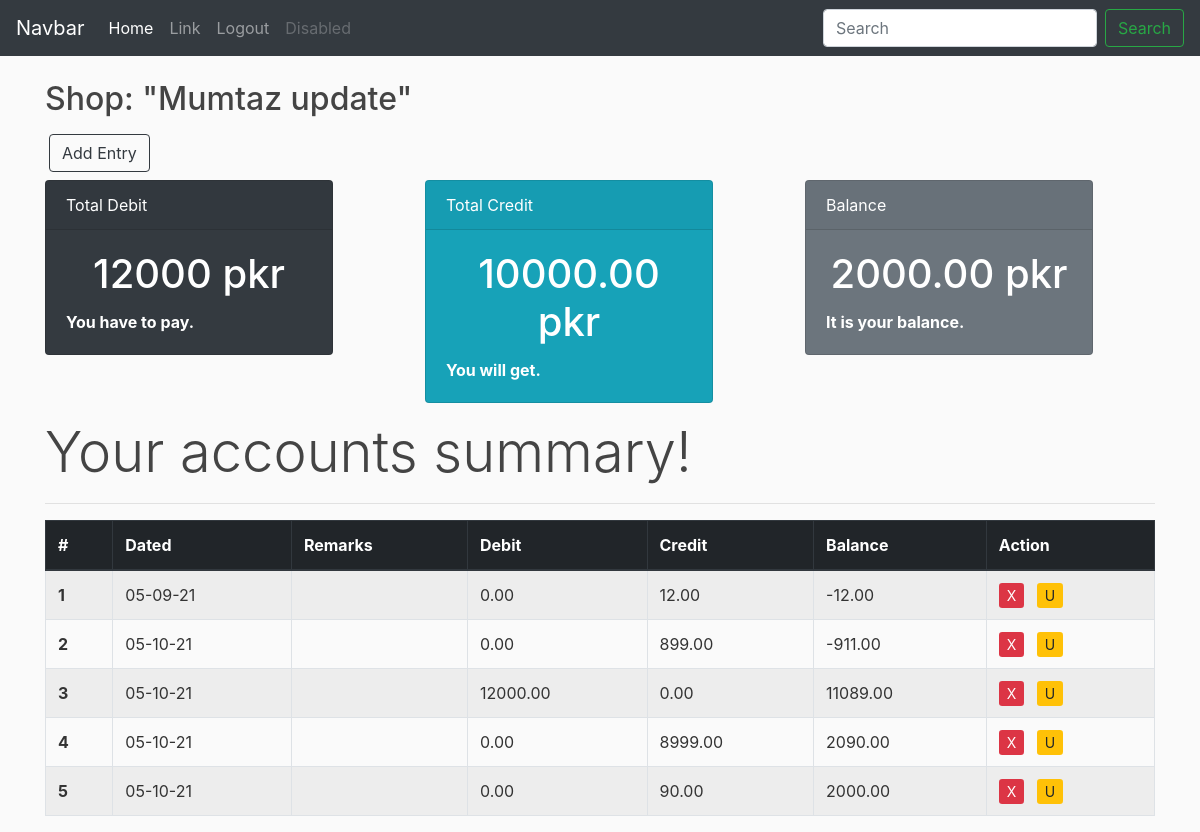
Screenshot of /shops/1/details/ with the database file from the repository.
### accounts/models.py (models this page shows, shortened)
class Shop(models.Model):
    user = models.ForeignKey(CustomUser, on_delete=models.CASCADE)
    name = models.CharField(blank=False, null=False, max_length=40)
    phone = PhoneNumberField(unique=True)
    address = models.CharField(max_length=100, blank=False, null=False)

class AccountDetail(models.Model):
    shop = models.ForeignKey(Shop, on_delete=models.CASCADE)
    account = models.ForeignKey(Account, on_delete=models.CASCADE)
    amount = models.DecimalField(max_digits=20, decimal_places=2)
    date = models.DateTimeField(blank=False, null=False, auto_now_add=True)
    remarks = models.TextField(max_length=500, blank=True)

### accounts/views.py (the view)
# urls.py: path('shops/<int:pk>/details/', ShopAccounts.as_view(),
class ShopAccounts(ListView):
    template_name = 'accounts/shop_account_details.html'
    context_object_name = 'entries'
    model = AccountDetail
    def get_queryset(self):
        u = self.request.user
        shop = Shop.objects.get(id=self.kwargs.get('pk'))
        ad = AccountDetail.objects.filter(shop=shop)
        d = {}
        d['data'] = ad.annotate(
            balance=Window(Sum(F'amount'),
                           order_by=F("date").asc(),
                           frame=RowRange(end=0))
        )
        d['shop'] = shop
        d['total_debit'] = ad.filter(amount__gt=0).aggregate(td=Sum('amount'))
        d['total_credit'] = ad.filter(amount__lt=0).aggregate(tc=Sum('amount'))
        d['total_balance'] = ad.aggregate(tb=Sum('amount'))
        return d

### accounts/templatetags/account_tags.py (called while the page is built)
@register.filter(name='makepos')
def absolute(number):
    if not (number == None):
        return abs(number)

@register.filter
def none_or_zero(input):
    return input if input else "0.00"

@register.filter
def two_decimal_places(input):
    if input:
        return round(input, 2)

### accounts/templates/accounts/shop_account_details.html
{% extends 'accounts/base.html' %}
{% load account_tags %}
{% block content %}
<div class="container-fluid">
    <div class="row">
        <div class="col">
            {% if user %}
              <h2>Shop: "{{entries.shop.name}}"</h2>
            {% else %}
              <h2>Welcome! Guest User</h2>
            {% endif %}
        </div>
    </div>
    <div class="row my-2 mx-1">
        {% if entries.shop.id %}
        <a href="{% url 'account:add-entry' entries.shop.id %}" class="btn btn-outline-dark">Add Entry</a>
        {% endif %}
    </div>
    <div class="row">
        <div class="col-md-4">
            <div class="card text-white bg-dark mb-3" style="max-width: 18rem;">
                <div class="card-header">
                    Total Debit
                </div>
                <div class="card-body">
                    <h1 class="card-title text-center text-white">
                      {{entries.total_debit.td|none_or_zero}}  pkr
                    </h1>
                  <p class="card-text font-weight-bold">You have to pay.</p>
                </div>
              </div>
        </div>
        <div class="col-md-4">
            <div class="card text-white bg-info mb-3" style="max-width: 18rem;">
                <div class="card-header">Total Credit</div>
                <div class="card-body">
                  <h1 class="card-title text-center text-white">{{entries.total_credit.tc|makepos|none_or_zero|two_decimal_places}} pkr</h1>
                  <p class="card-text font-weight-bold">You will get.</p>
                </div>
              </div>
        </div>
        <div class="col-md-4">
            <div class="card text-white bg-secondary mb-3" style="max-width: 18rem;">
                <div class="card-header">Balance</div>
                <div class="card-body">
                  <h1 class="card-title text-center text-white">{{entries.total_balance.tb|none_or_zero|two_decimal_places}} pkr</h1>
                  <p class="card-text font-weight-bold">It is your balance.</p>
                </div>
              </div>
        </div>
    </div>
    <div class="row">
        <div class="container">
            <h3 class=" display-4">Your accounts summary!</h3>
            <hr>
        </div>
    </div>
    <div class="row">
        <div class="container">
            <table class="table table-bordered table-striped table-hover">
                <thead class="thead-dark">
                  <tr>
                    <th scope="col">#</th>
                    <th scope="col">Dated</th>
                    <th scope="col">Remarks</th>
                    <th scope="col">Debit</th>
                    <th scope="col">Credit</th>
                    <th scope="col">Balance</th>
                    <th scope="col">Action</th>
                  </tr>
                </thead>
                <tbody>
                  {% for entry in entries.data %}
                    <tr>
                      <th scope="row">{{forloop.counter}}</th>
                      <td>{{entry.date|date:"m-d-y"}}</td>
                      <td>{{entry.remarks}}</td>
                      {% if entry.amount > 0 %}
                      <td>
                        {{entry.amount|makepos|two_decimal_places}}
                      </td>
                      {% else %}
                      <td>0.00</td>
                      {% endif %}
                      {% if entry.amount < 0 %}
                        <td>{{entry.amount|makepos|two_decimal_places}}</td>
                      {% else %}
                        <td>0.00</td>
                      {% endif %}
                      <td>{{entry.balance|two_decimal_places}}</td>
                      <td>
                        <a href="{% url 'account:delete-ad' entry.id %}" class="btn-sm btn-danger">X</a>
                        <a href="{% url 'account:update-ad' entry.id %}" class="ml-2 btn-sm btn-warning">U</a>
                      </td>
                    </tr>
                  {% endfor %}
                </tbody>
              </table>
        </div>
    </div>
</div>
{% endblock content %}

### accounts/templates/accounts/base.html (shortened to what this page needs)
{% load static %}
<!DOCTYPE html>
<html lang="en">
<head>
    <link rel="stylesheet" href="{% static 'account/css/bootstrap.css' %}">
    <link rel="stylesheet" href="{% static 'account/css/main.css' %}">
</head>
<body>
    <header>
        <nav class="navbar navbar-expand-lg navbar-dark bg-dark fixed-top">
            <a class="navbar-brand" href="#">Navbar</a>
            <div class="collapse navbar-collapse" id="navbarSupportedContent">
              <ul class="navbar-nav mr-auto">
                <li class="nav-item active">
                  <a class="nav-link" href="{% url 'account:home' %}">Home <span class="sr-only">(current)</span></a>
                </li>
                <li class="nav-item">
                  <a class="nav-link" href="#">Link</a>
                </li>
                {% if user %}
                  <li class="nav-item">
                    <a href="{% url 'user:logout' %}" class="nav-link">Logout</a>
                  </li>
                {% else %}
                <li class="nav-item">
                  <a href="{% url 'user:logout' %}" class="nav-link disabled">Logout</a>
                </li>
                {% endif %}
                <li class="nav-item">
                  <a class="nav-link disabled" href="#" tabindex="-1" aria-disabled="true">Disabled</a>
                </li>
              </ul>
              <form class="form-inline my-2 my-lg-0">
                <input class="form-control mr-sm-2" type="search" placeholder="Search" aria-label="Search">
                <button class="btn btn-outline-success my-2 my-sm-0" type="submit">Search</button>
              </form>
            </div>
          </nav>
    </header>
    <div class="container">
        <div class="row">
                {% block content %}
                {% endblock content %}
        </div>
    </div>
</body>
</html>

### accounts/static/account/css/main.css (style rules this page uses)
body { background: #fafafa; color: #333333; margin-top: 5rem; }
h1, h2, h3, h4, h5, h6 { color: #444444; }
ul { margin: 0; }

### rows the page displays
Shop: shop.name "Mumtaz update"
AccountDetail: date "05-09-21", shows "0.00", amount|makepos "12.00", balance|two_decimal_places "-12.00"
AccountDetail: date "05-10-21", shows "0.00", amount|makepos "899.00", balance|two_decimal_places "-911.00"
AccountDetail: date "05-10-21", amount|makepos "12000.00", balance|two_decimal_places "11089.00"
AccountDetail: date "05-10-21", shows "0.00", amount|makepos "8999.00", balance|two_decimal_places "2090.00"
AccountDetail: date "05-10-21", shows "0.00", amount|makepos "90.00", balance|two_decimal_places "2000.00"

### other values shown
{{ entries.total_debit.td|none_or_zero }} "12000"
{{ entries.total_credit.tc|makepos|none_or_zero|two_decimal_places }} "10000.00"
{{ entries.total_balance.tb|none_or_zero|two_decimal_places }} "2000.00"
